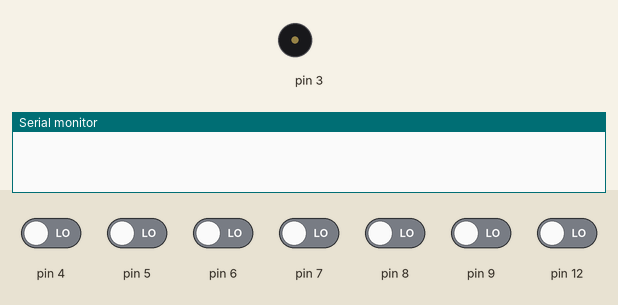
Bench run of a sketch on a simulated Arduino Uno, built with avr-gcc and run on an emulated ATmega328P. Shown: buzzer (waves = sounding), the last lines printed to the serial monitor. The inputs (shaded band) are chosen by the test bench; at power-on: pin 4–9, pin 12 LOW.

Above: at 1.2 s.
1.3 s: pin 4 driven HIGH
At 2.5 s:
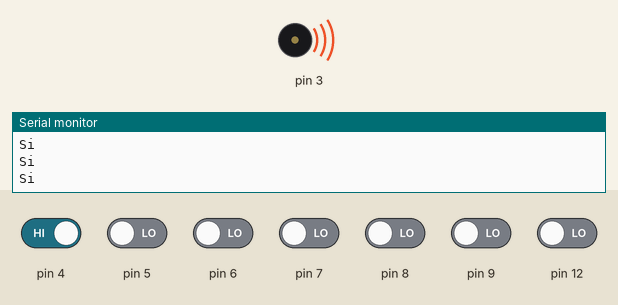
2.8 s: pin 4 driven LOW
At 3.6 s:
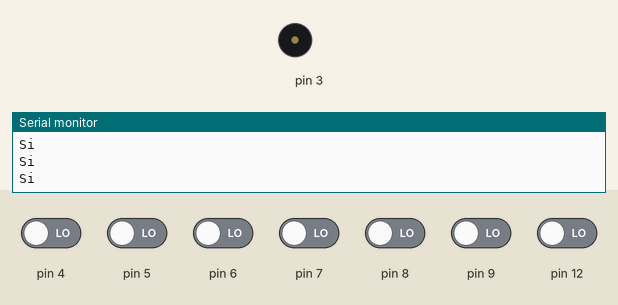
4.3 s: pin 5 driven HIGH
At 4.8 s:
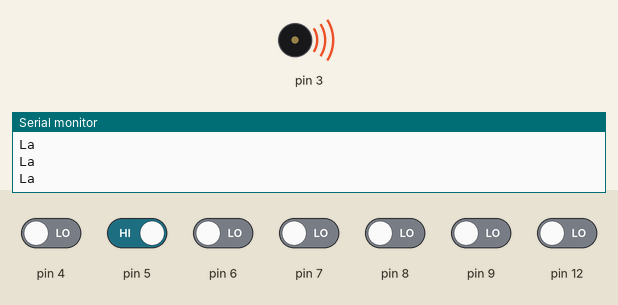
6.2 s: pin 5 driven LOW
At 7.4 s:
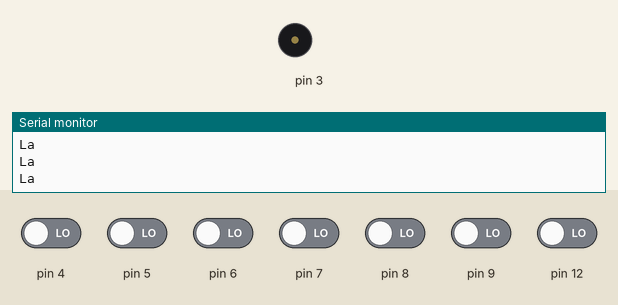
7.7 s: pin 6 driven HIGH
At 8.5 s:
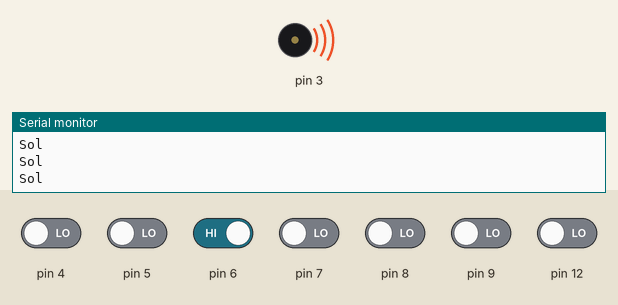
9.6 s: pin 4 driven HIGH
At 10.4 s:
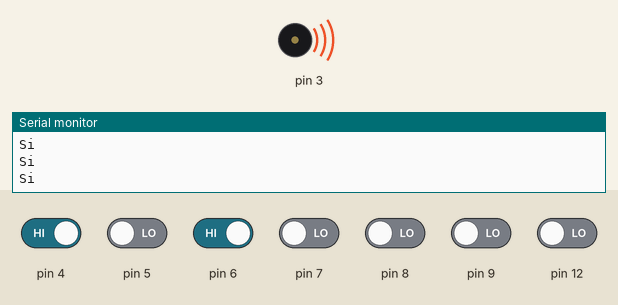
Timing chart, 0 to 12.6 s (numbered marks = the images above; inputs shaded):
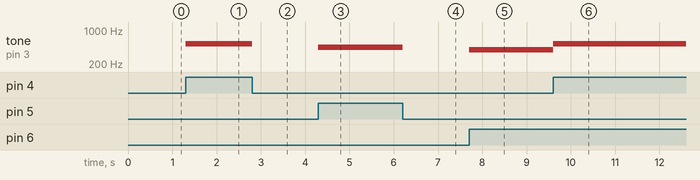

The sketch:

digital_piano.ino
```cpp
void setup()
{
  pinMode(3, OUTPUT);

  pinMode(4, INPUT);
  pinMode(5, INPUT);
  pinMode(6, INPUT);
  pinMode(7, INPUT);
  pinMode(8, INPUT);
  pinMode(9, INPUT);
  pinMode(12, INPUT);

  Serial.begin(9600);
}

void loop()
{
  if (digitalRead(4) == HIGH) {
    tone(3, 523, 200);
    Serial.println("Si");
  }
  else if (digitalRead(5) == HIGH) {
    tone(3, 440, 200);
    Serial.println("La");
  }
  else if (digitalRead(6) == HIGH) {
    tone(3, 392, 200);
    Serial.println("Sol");
  }
  else if (digitalRead(7) == HIGH) {
    tone(3, 349, 200);
    Serial.println("Fa");
  }
  else if (digitalRead(8) == HIGH) {
    tone(3, 329, 200);
    Serial.println("Mi");
  }
  else if (digitalRead(9) == HIGH) {
    tone(3, 294, 200);
    Serial.println("Re");
  }
  else if (digitalRead(12) == HIGH) {
    tone(3, 261, 200);
    Serial.println("Do");
  }
  else{
    noTone(3);
  }

}
```

Measured:
- after the input at 1.3 s, tone on pin 3: silent → 523 Hz at once
- after the input at 2.8 s, tone on pin 3: 523 Hz → silent at once
- after the input at 4.3 s, tone on pin 3: silent → 440 Hz at once
- after the input at 6.2 s, tone on pin 3: 440 Hz → silent at once
- after the input at 7.7 s, tone on pin 3: silent → 392 Hz at once
- after the input at 9.6 s, tone on pin 3: 392 Hz → 523 Hz at once
